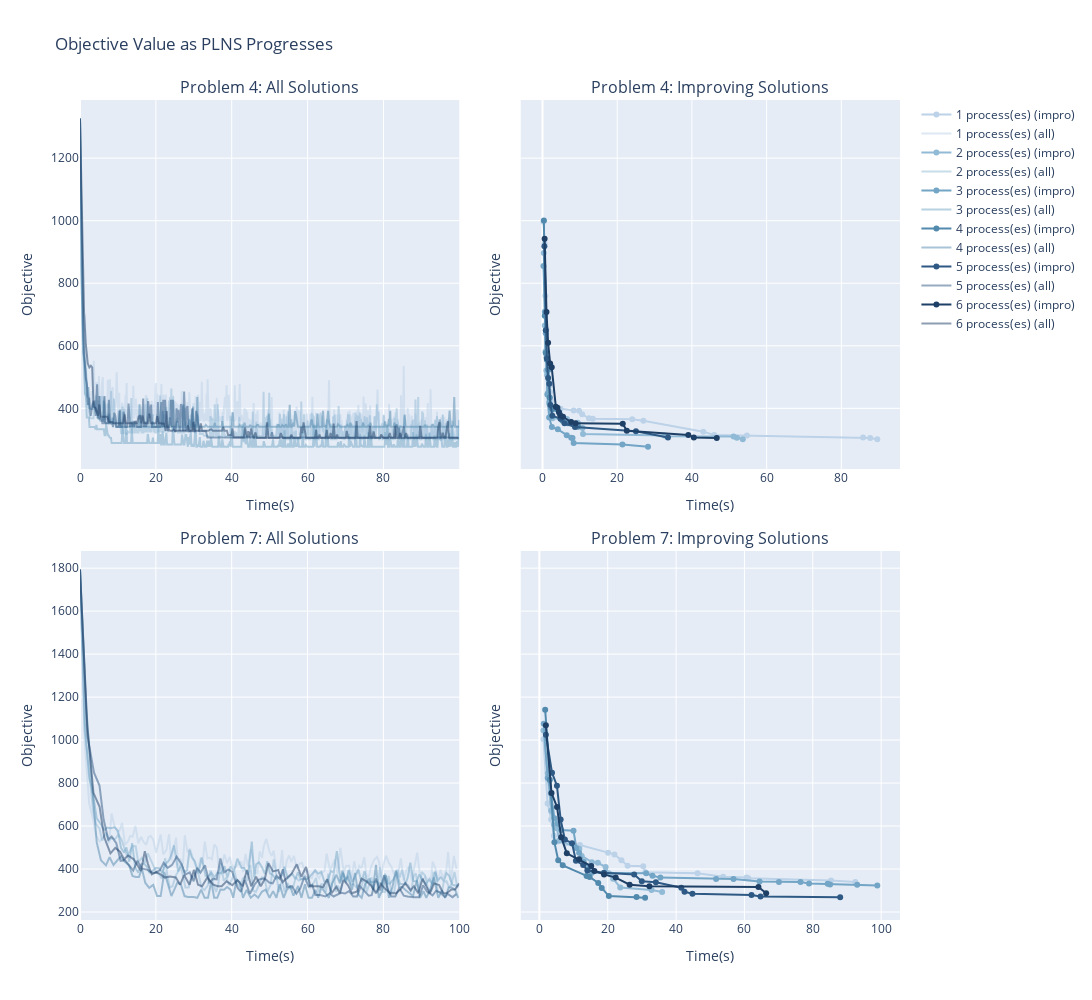

Notebook code cell kept with this figure:
### Code cell
# Define colors for processes,more processes darker shade

proc_colors = ["#BCD2E8", "#91BAD6", "#73A5C6", "#528AAE", "#2E5984", "#1E3F66"] + [None] * 4 + ["#000000"]

fig = make_subplots(
        rows=2,
        cols=2,
        # y_title="Objective",
        # x_title="Time(s)",
        shared_yaxes=True,
        subplot_titles=("Problem 4: All Solutions", "Problem 4: Improving Solutions",
                        "Problem 7: All Solutions", "Problem 7: Improving Solutions",
        ),
        # shared_xaxes=True,
        horizontal_spacing=0.075,
        vertical_spacing=0.1,

    )

show_all = True 
# first row, problem of 15 items, id = 3
prob_0_div_solvers = lns_div_solvers[3]

for solver in prob_0_div_solvers:
    stats = get_solver_stats(solver)
    nb_process = solver.nb_processes

    # improving solutions
    fig.add_trace(go.Scatter(x=stats["improving_times"],
                    y=stats["improving_objectives"],
                    name=f"{nb_process} process(es) (impro)",
                    marker_color=proc_colors[nb_process - 1],
                    mode="lines+markers",
                    ),
        row=1,
        col=2)

    if show_all:
        # all solutions
        fig.add_trace(go.Scatter(x=stats["times_found"],
                            y=stats["objectives"],
                            name=f"{nb_process} process(es) (all)",
                            opacity=0.5,
                            marker_color=proc_colors[nb_process - 1],
                            mode="lines",
                            ),
                row=1,
                col=1)

# second row, problem of 20 items, id = 6
prob_6_div_solvers = lns_div_solvers[6]
prob_6_conv_solvers = lns_conv_solvers[6]

for solver in prob_6_div_solvers:
    stats = get_solver_stats(solver)
    nb_process = solver.nb_processes

    # improving solutions
    fig.add_trace(go.Scatter(x=stats["improving_times"],
                    y=stats["improving_objectives"],
                    name=f"{nb_process} process(es) (impro)",
                    marker_color=proc_colors[nb_process - 1],
                    mode="lines+markers",
                    ),
        row=2,
        col=2)

    if show_all:
    # all solutions
        fig.add_trace(go.Scatter(x=stats["times_found"],
                            y=stats["objectives"],
                            name=f"{nb_process} process(es) (all)",
                            opacity=0.5,
                            marker_color=proc_colors[nb_process - 1],
                            mode="lines",
                            ),
                row=2,
                col=1)

for r in [1, 2]:
    for c in [1, 2]:    
        fig.update_yaxes(title_text="Objective", row=r, col=c)
        fig.update_xaxes(title_text="Time(s)", row=r, col=c)

names = set()
fig.for_each_trace(lambda trace: trace.update(showlegend=False)
                   if (trace.name in names) else names.add(trace.name))

fig.update_layout(height=1000, width=1200, title_text="Objective Value as PLNS Progresses")

### Figure 1 — Plotly figure (JSON) as saved in the notebook; plotly's stock layout.template omitted (floating-point values rounded to 4 significant figures; data arrays with more than 128 entries replaced by an {"elided": "..."} marker saying what was removed)
{"data": [{"marker": {"color": "#BCD2E8"}, "mode": "lines+markers", "name": "1 process(es) (impro)", "type": "scatter", "x": ["0.29", "0.56", "0.76", "1.02", "1.50", "1.72", "1.90", "2.08", "2.24", "2.57", "4.82", "8.33", "9.79", "10.62", "12.44", "13.47", "24.01", "27.01", "43.05", "45.97", "54.73", "85.81", "87.72", "89.62"], "xaxis": "x2", "y": [997, 927, 760, 652, 520, 487, 474, 452, 425, 404, 399, 393, 392, 381, 368, 367, 365, 360, 325, 315, 313, 307, 305, 301], "yaxis": "y2"}, {"marker": {"color": "#BCD2E8"}, "mode": "lines", "name": "1 process(es) (all)", "opacity": 0.5, "type": "scatter", "x": {"elided": "645 str values"}, "xaxis": "x", "y": {"elided": "645 int values"}, "yaxis": "y"}, {"marker": {"color": "#91BAD6"}, "mode": "lines+markers", "name": "2 process(es) (impro)", "type": "scatter", "x": ["0.35", "0.61", "0.82", "1.04", "1.23", "1.43", "1.75", "1.93", "2.28", "2.68", "6.53", "7.57", "9.46", "10.73", "10.85", "32.63", "33.26", "51.14", "52.04", "53.61"], "xaxis": "x2", "y": [897, 665, 582, 521, 507, 449, 418, 412, 383, 368, 366, 357, 354, 337, 318, 313, 311, 310, 306, 301], "yaxis": "y2"}, {"marker": {"color": "#91BAD6"}, "mode": "lines", "name": "2 process(es) (all)", "opacity": 0.5, "type": "scatter", "x": {"elided": "625 str values"}, "xaxis": "x", "y": {"elided": "625 int values"}, "yaxis": "y"}, {"marker": {"color": "#73A5C6"}, "mode": "lines+markers", "name": "3 process(es) (impro)", "type": "scatter", "x": ["0.26", "0.62", "0.88", "1.10", "1.30", "1.79", "2.51", "4.10", "6.49", "7.69", "8.04", "8.34", "21.40", "28.25"], "xaxis": "x2", "y": [855, 709, 640, 563, 444, 371, 340, 333, 314, 306, 305, 289, 284, 277], "yaxis": "y2"}, {"marker": {"color": "#73A5C6"}, "mode": "lines", "name": "3 process(es) (all)", "opacity": 0.5, "type": "scatter", "x": {"elided": "496 str values"}, "xaxis": "x", "y": {"elided": "496 int values"}, "yaxis": "y"}, {"marker": {"color": "#528AAE"}, "mode": "lines+markers", "name": "4 process(es) (impro)", "type": "scatter", "x": ["0.37", "0.61", "0.86", "1.17", "1.52", "1.94", "2.43", "2.78", "4.54", "4.88", "5.37", "6.80", "8.34", "9.49"], "xaxis": "x2", "y": [1001, 696, 577, 555, 523, 435, 400, 398, 384, 367, 360, 352, 351, 341], "yaxis": "y2"}, {"marker": {"color": "#528AAE"}, "mode": "lines", "name": "4 process(es) (all)", "opacity": 0.5, "type": "scatter", "x": {"elided": "406 str values"}, "xaxis": "x", "y": {"elided": "406 int values"}, "yaxis": "y"}, {"marker": {"color": "#2E5984"}, "mode": "lines+markers", "name": "5 process(es) (impro)", "type": "scatter", "x": ["0.51", "0.87", "1.17", "1.51", "1.81", "2.13", "2.64", "4.83", "5.90", "8.70", "25.01", "33.59"], "xaxis": "x2", "y": [918, 650, 559, 497, 479, 411, 376, 367, 352, 340, 327, 307], "yaxis": "y2"}, {"marker": {"color": "#2E5984"}, "mode": "lines", "name": "5 process(es) (all)", "opacity": 0.5, "type": "scatter", "x": {"elided": "321 str values"}, "xaxis": "x", "y": {"elided": "321 int values"}, "yaxis": "y"}, {"marker": {"color": "#1E3F66"}, "mode": "lines+markers", "name": "6 process(es) (impro)", "type": "scatter", "x": ["0.57", "1.07", "1.50", "2.05", "2.47", "3.57", "4.00", "4.39", "4.76", "5.49", "7.66", "8.85", "21.49", "22.57", "39.04", "40.51", "46.65"], "xaxis": "x2", "y": [942, 708, 610, 543, 531, 405, 402, 388, 377, 373, 356, 352, 351, 328, 315, 307, 305], "yaxis": "y2"}, {"marker": {"color": "#1E3F66"}, "mode": "lines", "name": "6 process(es) (all)", "opacity": 0.5, "type": "scatter", "x": {"elided": "306 str values"}, "xaxis": "x", "y": {"elided": "306 int values"}, "yaxis": "y"}, {"marker": {"color": "#BCD2E8"}, "mode": "lines+markers", "name": "1 process(es) (impro)", "showlegend": false, "type": "scatter", "x": ["1.20", "2.42", "3.46", "4.25", "5.22", "7.68", "11.89", "20.10", "21.96", "24.02", "25.82", "30.39", "31.00", "46.28", "53.78", "60.63", "61.15", "85.34", "92.45"], "xaxis": "x4", "y": [1004, 705, 630, 555, 528, 520, 512, 476, 468, 441, 415, 413, 385, 380, 364, 361, 357, 347, 339], "yaxis": "y4"}, {"marker": {"color": "#BCD2E8"}, "mode": "lines", "name": "1 process(es) (all)", "opacity": 0.5, "showlegend": false, "type": "scatter", "x": {"elided": "148 str values"}, "xaxis": "x3", "y": {"elided": "148 int values"}, "yaxis": "y3"}, {"marker": {"color": "#91BAD6"}, "mode": "lines+markers", "name": "2 process(es) (impro)", "showlegend": false, "type": "scatter", "x": ["1.21", "2.46", "3.46", "4.26", "5.12", "5.84", "11.69", "12.38", "15.36", "17.11", "19.39", "20.24", "20.88", "21.58", "23.67", "32.83", "35.91"], "xaxis": "x4", "y": [1044, 846, 671, 607, 590, 532, 494, 461, 432, 429, 409, 380, 375, 355, 314, 302, 293], "yaxis": "y4"}, {"marker": {"color": "#91BAD6"}, "mode": "lines", "name": "2 process(es) (all)", "opacity": 0.5, "showlegend": false, "type": "scatter", "x": {"elided": "137 str values"}, "xaxis": "x3", "y": {"elided": "137 int values"}, "yaxis": "y3"}, {"marker": {"color": "#73A5C6"}, "mode": "lines+markers", "name": "3 process(es) (impro)", "showlegend": false, "type": "scatter", "x": ["1.28", "2.44", "3.42", "4.41", "5.38", "6.38", "9.99", "10.82", "11.63", "12.99", "14.55", "15.36", "31.25", "33.11", "35.41", "51.71", "56.80", "64.43", "70.10", "76.40", "78.91", "84.35", "85.05", "92.98", "98.87"], "xaxis": "x4", "y": [1076, 824, 751, 636, 612, 581, 578, 498, 476, 434, 407, 383, 380, 369, 360, 354, 353, 342, 340, 339, 333, 331, 328, 327, 323], "yaxis": "y4"}, {"marker": {"color": "#73A5C6"}, "mode": "lines", "name": "3 process(es) (all)", "opacity": 0.5, "showlegend": false, "type": "scatter", "x": ["0.00", "1.28", "2.44", "3.42", "4.41", "5.38", "6.38", "7.14", "8.04", "9.15", "9.99", "10.82", "11.63", "12.24", "12.99", "13.75", "14.55", "15.36", "16.07", "16.90", "17.71", "18.31", "19.10", "19.91", "20.87", "21.66", "22.67", "23.39", "24.02", "24.80", "25.87", "26.69", "27.56", "28.24", "28.86", "29.52", "30.24", "31.25", "32.08", "33.11", "33.98", "34.68", "35.41", "36.28", "37.28", "38.10", "38.88", "39.67", "40.59", "41.51", "42.55", "43.28", "44.32", "45.30", "45.97", "46.46", "47.19", "47.98", "48.78", "49.37", "50.11", "50.70", "51.71", "52.52", "53.25", "53.89", "54.80", "55.94", "56.80", "57.47", "58.14", "59.05", "59.96", "60.61", "61.39", "62.04", "62.80", "63.61", "64.43", "65.26", "66.11", "66.91", "67.72", "68.73", "69.37", "70.10", "70.84", "71.80", "72.56", "73.42", "74.21", "75.02", "75.79", "76.40", "77.46", "78.07", "78.91", "79.72", "80.43", "81.16", "81.75", "82.58", "83.55", "84.35", "85.05", "85.77", "86.39", "87.10", "87.91", "88.76", "89.45", "90.21", "91.12", "92.13", "92.98", "93.69", "94.28", "95.17", "95.94", "96.63", "97.35", "98.17", "98.87", "99.85"], "xaxis": "x3", "y": [1794, 1076, 824, 751, 636, 612, 581, 593, 590, 594, 578, 498, 476, 500, 434, 520, 407, 383, 422, 425, 409, 383, 391, 405, 404, 383, 426, 438, 463, 510, 389, 424, 385, 395, 489, 453, 437, 380, 454, 369, 369, 383, 360, 383, 380, 413, 360, 412, 390, 448, 406, 405, 374, 528, 360, 422, 431, 408, 376, 436, 379, 374, 354, 359, 371, 410, 358, 378, 353, 385, 353, 353, 353, 366, 379, 393, 378, 387, 342, 342, 390, 384, 483, 342, 382, 340, 396, 340, 367, 397, 340, 390, 340, 339, 339, 344, 333, 333, 378, 333, 333, 350, 386, 331, 328, 328, 359, 429, 344, 342, 374, 350, 328, 354, 327, 389, 347, 362, 344, 381, 368, 327, 323, 323], "yaxis": "y3"}, {"marker": {"color": "#528AAE"}, "mode": "lines+markers", "name": "4 process(es) (impro)", "showlegend": false, "type": "scatter", "x": ["1.70", "3.05", "4.41", "5.52", "6.85", "13.83", "14.71", "17.23", "18.25", "20.33", "28.44", "30.94"], "xaxis": "x4", "y": [1141, 815, 524, 441, 417, 368, 363, 335, 312, 274, 270, 266], "yaxis": "y4"}, {"marker": {"color": "#528AAE"}, "mode": "lines", "name": "4 process(es) (all)", "opacity": 0.5, "showlegend": false, "type": "scatter", "x": ["0.00", "1.70", "3.05", "4.41", "5.52", "6.85", "7.80", "8.82", "9.59", "10.76", "11.82", "12.95", "13.83", "14.71", "15.54", "16.33", "17.23", "18.25", "19.31", "20.33", "21.28", "22.23", "23.27", "24.10", "24.87", "25.68", "26.61", "27.57", "28.44", "29.21", "29.96", "30.94", "31.95", "32.85", "33.75", "34.62", "35.38", "36.20", "37.03", "37.99", "38.77", "39.72", "40.39", "41.28", "42.13", "42.98", "43.92", "45.02", "46.02", "46.98", "47.95", "48.93", "49.98", "50.91", "51.80", "52.64", "53.68", "54.54", "55.45", "56.28", "57.51", "58.38", "59.32", "60.24", "61.16", "62.10", "62.81", "63.67", "64.65", "65.63", "66.50", "67.63", "68.55", "69.18", "69.90", "70.62", "71.73", "72.51", "73.43", "74.27", "75.17", "76.32", "77.24", "78.05", "78.79", "79.77", "80.67", "81.47", "82.39", "83.29", "84.13", "84.94", "85.97", "86.76", "87.83", "88.82", "89.67", "90.57", "91.31", "92.41", "93.30", "94.47", "95.45", "96.34", "97.20", "98.00", "98.91", "99.72"], "xaxis": "x3", "y": [1794, 1141, 815, 524, 441, 417, 455, 419, 435, 459, 434, 417, 368, 363, 363, 401, 335, 312, 326, 274, 274, 386, 324, 274, 304, 337, 327, 274, 270, 270, 270, 266, 304, 266, 266, 341, 266, 266, 304, 303, 316, 304, 266, 350, 338, 266, 303, 266, 281, 266, 294, 304, 266, 297, 266, 329, 266, 303, 318, 276, 321, 266, 329, 266, 266, 303, 266, 315, 293, 266, 333, 373, 333, 392, 349, 363, 304, 382, 280, 266, 328, 355, 304, 419, 266, 304, 370, 266, 316, 392, 316, 317, 300, 289, 274, 347, 266, 297, 266, 309, 361, 266, 300, 266, 314, 314, 304, 266], "yaxis": "y3"}, {"marker": {"color": "#2E5984"}, "mode": "lines+markers", "name": "5 process(es) (impro)", "showlegend": false, "type": "scatter", "x": ["1.91", "3.70", "5.14", "6.23", "7.46", "9.57", "10.70", "12.82", "14.04", "18.92", "27.74", "29.97", "34.09", "41.53", "42.46", "44.79", "62.07", "64.71", "88.01"], "xaxis": "x4", "y": [1025, 848, 788, 630, 537, 520, 438, 419, 393, 383, 374, 343, 338, 313, 294, 285, 279, 272, 269], "yaxis": "y4"}, {"marker": {"color": "#2E5984"}, "mode": "lines", "name": "5 process(es) (all)", "opacity": 0.5, "showlegend": false, "type": "scatter", "x": ["0.00", "1.91", "3.70", "5.14", "6.23", "7.46", "8.35", "9.57", "10.70", "11.87", "12.82", "14.04", "15.11", "16.27", "17.83", "18.92", "19.94", "21.09", "22.05", "23.14", "24.28", "25.48", "26.84", "27.74", "28.92", "29.97", "30.87", "31.75", "32.95", "34.09", "35.11", "36.05", "37.02", "38.01", "39.08", "40.16", "41.53", "42.46", "43.47", "44.79", "46.11", "47.12", "48.27", "48.96", "49.89", "50.82", "51.82", "52.73", "53.48", "54.61", "55.90", "57.06", "58.09", "59.17", "60.26", "61.22", "62.07", "63.28", "64.71", "65.81", "66.86", "67.89", "68.83", "69.88", "70.96", "72.05", "73.03", "73.97", "75.08", "76.12", "76.91", "78.00", "79.12", "80.20", "81.02", "82.06", "83.14", "84.19", "85.37", "86.36", "88.01", "89.40", "90.47", "91.48", "92.98", "93.92", "94.98", "96.19", "96.94", "98.22", "99.24"], "xaxis": "x3", "y": [1794, 1025, 848, 788, 630, 537, 551, 520, 438, 441, 419, 393, 438, 403, 396, 383, 383, 395, 429, 405, 419, 457, 421, 374, 384, 343, 406, 383, 417, 338, 354, 352, 449, 384, 398, 386, 313, 294, 349, 285, 330, 351, 356, 352, 337, 333, 368, 353, 399, 315, 320, 285, 310, 364, 318, 327, 279, 279, 272, 287, 272, 282, 289, 286, 297, 272, 272, 317, 297, 276, 278, 356, 300, 371, 312, 272, 272, 312, 276, 272, 269, 269, 324, 295, 277, 299, 290, 269, 284, 269, 283], "yaxis": "y3"}, {"marker": {"color": "#1E3F66"}, "mode": "lines+markers", "name": "6 process(es) (impro)", "showlegend": false, "type": "scatter", "x": ["1.90", "3.55", "5.17", "6.38", "8.03", "11.61", "15.17", "16.10", "18.93", "22.33", "26.42", "32.19", "64.10", "66.35"], "xaxis": "x4", "y": [1069, 754, 689, 548, 473, 445, 414, 391, 375, 360, 327, 320, 316, 287], "yaxis": "y4"}, {"marker": {"color": "#1E3F66"}, "mode": "lines", "name": "6 process(es) (all)", "opacity": 0.5, "showlegend": false, "type": "scatter", "x": ["0.00", "1.90", "3.55", "5.17", "6.38", "8.03", "9.30", "10.56", "11.61", "12.70", "14.16", "15.17", "16.10", "17.09", "17.90", "18.93", "20.07", "21.29", "22.33", "23.70", "25.26", "26.42", "27.44", "28.87", "30.05", "31.12", "32.19", "33.56", "35.10", "36.36", "37.36", "38.63", "40.13", "41.54", "42.84", "44.01", "45.14", "46.42", "47.66", "48.72", "49.69", "50.89", "52.27", "53.40", "54.81", "55.80", "57.16", "58.36", "59.61", "60.71", "61.78", "62.95", "64.10", "65.18", "66.35", "67.59", "68.49", "69.48", "70.67", "71.73", "73.09", "74.23", "75.52", "76.85", "78.05", "79.33", "80.65", "81.80", "83.34", "84.52", "85.76", "87.16", "88.05", "89.19", "90.34", "91.31", "92.23", "93.37", "94.69", "95.77", "96.67", "97.95", "98.92", "100.00"], "xaxis": "x3", "y": [1794, 1069, 754, 689, 548, 473, 498, 481, 445, 463, 445, 414, 391, 483, 424, 375, 386, 375, 360, 365, 361, 327, 372, 327, 396, 327, 320, 361, 327, 320, 320, 343, 325, 348, 320, 395, 320, 364, 320, 353, 427, 389, 395, 338, 363, 378, 422, 364, 410, 320, 320, 320, 316, 352, 287, 318, 287, 349, 324, 287, 295, 355, 343, 321, 287, 330, 304, 287, 287, 305, 334, 301, 320, 287, 355, 320, 287, 333, 325, 287, 287, 305, 305, 333], "yaxis": "y3"}], "layout": {"annotations": [{"font": {"size": 16}, "showarrow": false, "text": "Problem 4: All Solutions", "x": 0.2313, "xanchor": "center", "xref": "paper", "y": 1, "yanchor": "bottom", "yref": "paper"}, {"font": {"size": 16}, "showarrow": false, "text": "Problem 4: Improving Solutions", "x": 0.7688, "xanchor": "center", "xref": "paper", "y": 1, "yanchor": "bottom", "yref": "paper"}, {"font": {"size": 16}, "showarrow": false, "text": "Problem 7: All Solutions", "x": 0.2313, "xanchor": "center", "xref": "paper", "y": 0.45, "yanchor": "bottom", "yref": "paper"}, {"font": {"size": 16}, "showarrow": false, "text": "Problem 7: Improving Solutions", "x": 0.7688, "xanchor": "center", "xref": "paper", "y": 0.45, "yanchor": "bottom", "yref": "paper"}], "height": 1000, "title": {"text": "Objective Value as PLNS Progresses"}, "width": 1200, "xaxis": {"anchor": "y", "domain": [0, 0.4625], "title": {"text": "Time(s)"}}, "xaxis2": {"anchor": "y2", "domain": [0.5375, 1], "title": {"text": "Time(s)"}}, "xaxis3": {"anchor": "y3", "domain": [0, 0.4625], "title": {"text": "Time(s)"}}, "xaxis4": {"anchor": "y4", "domain": [0.5375, 1], "title": {"text": "Time(s)"}}, "yaxis": {"anchor": "x", "domain": [0.55, 1], "title": {"text": "Objective"}}, "yaxis2": {"anchor": "x2", "domain": [0.55, 1], "matches": "y", "showticklabels": false, "title": {"text": "Objective"}}, "yaxis3": {"anchor": "x3", "domain": [0, 0.45], "title": {"text": "Objective"}}, "yaxis4": {"anchor": "x4", "domain": [0, 0.45], "matches": "y3", "showticklabels": false, "title": {"text": "Objective"}}}}
